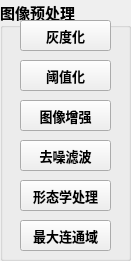
   <widget class="QGroupBox" name="groupBox">
    <property name="geometry">
     <rect>
      <x>460</x>
      <y>380</y>
      <width>131</width>
      <height>261</height>
     </rect>
    </property>
    <property name="font">
     <font>
      <family>Adobe Arabic</family>
      <pointsize>11</pointsize>
      <weight>75</weight>
      <bold>true</bold>
     </font>
    </property>
    <property name="autoFillBackground">
     <bool>true</bool>
    </property>
    <property name="title">
     <string>图像预处理</string>
    </property>
    <widget class="QPushButton" name="pushButton">
     <property name="geometry">
      <rect>
       <x>20</x>
       <y>20</y>
       <width>91</width>
       <height>31</height>
      </rect>
     </property>
     <property name="font">
      <font>
       <family>Adobe Arabic</family>
       <pointsize>10</pointsize>
      </font>
     </property>
     <property name="text">
      <string>灰度化</string>
     </property>
     <property name="checkable">
      <bool>true</bool>
     </property>
    </widget>
    <widget class="QPushButton" name="pushButton_2">
     <property name="geometry">
      <rect>
       <x>20</x>
       <y>60</y>
       <width>91</width>
       <height>31</height>
      </rect>
     </property>
     <property name="font">
      <font>
       <family>Adobe Arabic</family>
       <pointsize>10</pointsize>
      </font>
     </property>
     <property name="text">
      <string>阈值化</string>
     </property>
     <property name="checkable">
      <bool>true</bool>
     </property>
    </widget>
    <widget class="QPushButton" name="pushButton_3">
     <property name="geometry">
      <rect>
       <x>20</x>
       <y>100</y>
       <width>91</width>
       <height>31</height>
      </rect>
     </property>
     <property name="font">
      <font>
       <family>Adobe Arabic</family>
       <pointsize>10</pointsize>
      </font>
     </property>
     <property name="text">
      <string>图像增强</string>
     </property>
     <property name="checkable">
      <bool>true</bool>
     </property>
    </widget>
    <widget class="QPushButton" name="pushButton_5">
     <property name="geometry">
      <rect>
       <x>20</x>
       <y>140</y>
       <width>91</width>
       <height>31</height>
      </rect>
     </property>
     <property name="font">
      <font>
       <family>Adobe Arabic</family>
       <pointsize>10</pointsize>
      </font>
     </property>
     <property name="text">
      <string>去噪滤波</string>
     </property>
     <property name="checkable">
      <bool>true</bool>
     </property>
    </widget>
    <widget class="QPushButton" name="pushButton_4">
     <property name="geometry">
      <rect>
       <x>20</x>
       <y>180</y>
       <width>91</width>
       <height>31</height>
      </rect>
     </property>
     <property name="font">
      <font>
       <family>Adobe Arabic</family>
       <pointsize>10</pointsize>
      </font>
     </property>
     <property name="text">
      <string>形态学处理</string>
     </property>
     <property name="checkable">
      <bool>true</bool>
     </property>
    </widget>
    <widget class="QPushButton" name="pushButton_6">
     <property name="geometry">
      <rect>
       <x>20</x>
       <y>220</y>
       <width>91</width>
       <height>31</height>
      </rect>
     </property>
     <property name="font">
      <font>
       <family>Adobe Arabic</family>
       <pointsize>10</pointsize>
      </font>
     </property>
     <property name="text">
      <string>最大连通域</string>
     </property>
     <property name="checkable">
      <bool>true</bool>
     </property>
    </widget>
   </widget>
